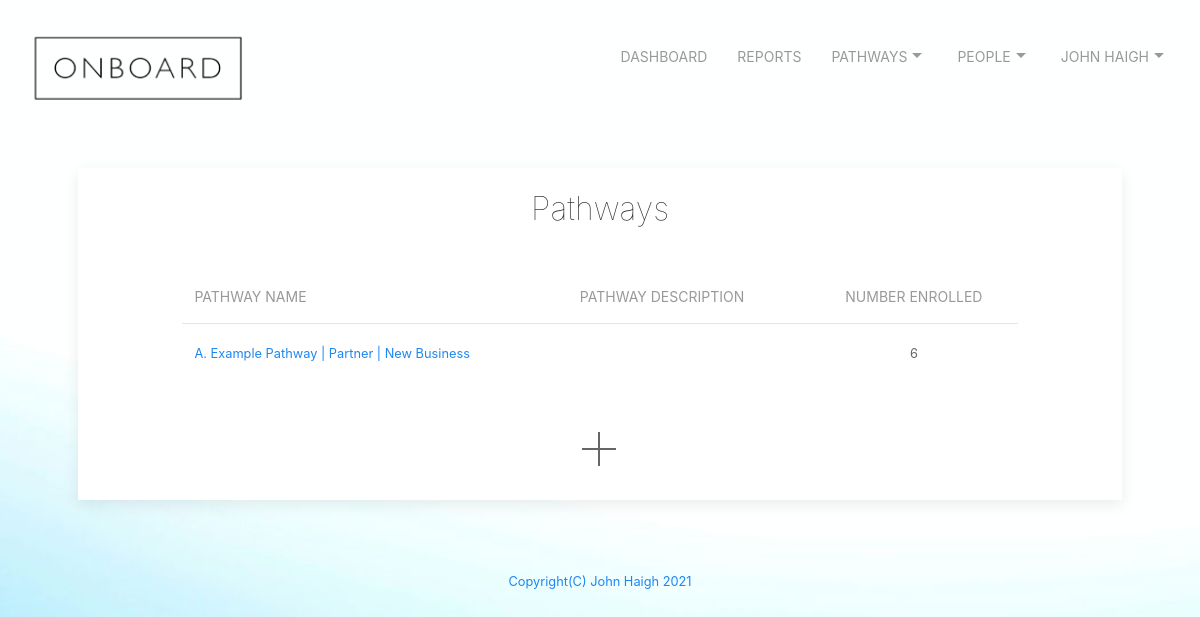
Page /pathways (signed in) on the earlier database version.
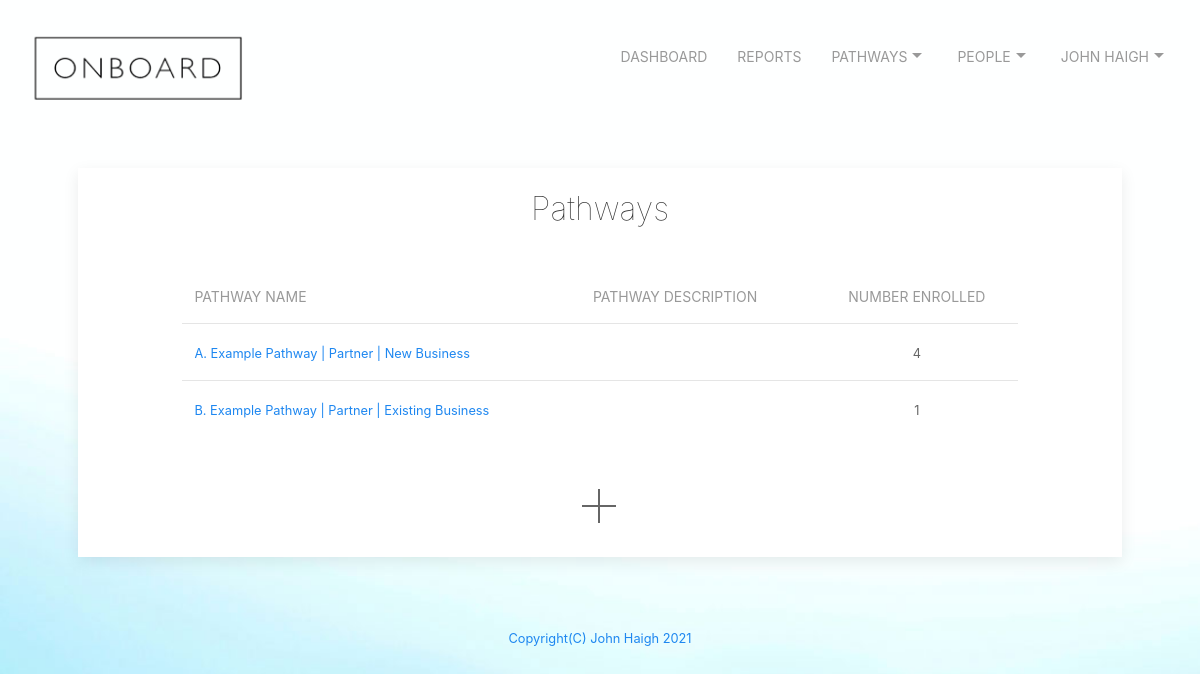
Same page on the later database version.
### tables this page shows
CREATE TABLE pathways ('id' integer PRIMARY KEY NOT NULL, 'pathwayName' text NOT NULL, 'pathwayDescription' text NOT NULL, 'share' text NOT NULL, 'email' text NOT NULL, 'companymail' text NOT NULL, 'enrolled' integer);

### app.py (the view)
@app.route("/pathways", methods=["GET", "POST"])
@login_required
def pathways():
    if request.method == "GET":
        db = SQL("sqlite:///onboard.db")
        info = db.execute("SELECT * FROM users WHERE id = ?", session["user_id"])
        username = info[0]['email']
        firstname = info[0]['firstname']
        lastname = info[0]['lastname']
        company = info[0]['company']
        email = info[0]['email']
        fullname = firstname + ' ' + lastname
        pathways = db.execute("SELECT * FROM pathways WHERE email = ? ORDER BY pathwayName", email)
        return render_template("pathways.html", firstname = firstname, company=company, FullName = fullname, pathways = pathways)

### app.py (called while the page is built)
@app.after_request
def after_request(response):
    response.headers["Cache-Control"] = "no-cache, no-store, must-revalidate"
    response.headers["Expires"] = 0
    response.headers["Pragma"] = "no-cache"
    return response

def login_required(f):
    @wraps(f)
    def decorated_function(*args, **kwargs):
        if session.get("user_id") is None:
            return redirect("/login")
        return f(*args, **kwargs)
    return decorated_function

### templates/pathways.html (shortened to what this page needs)
{% extends "layout.html" %}
{% block main %}
  <div class="uk-card uk-card-default uk-card-small">
    <div class="uk-text-center uk-card-body">
      <h2 class="uk-text uk-text-lighter">Pathways</h2>
    </div>
    <table class="uk-table uk-table-middle uk-table-divider" id="width">
      <thead>
        <tr>
          <th class="uk-table-small">Pathway Name</th>
          <th class="uk-table-expand">Pathway Description</th>
          <th class="uk-table-small" style="text-align: center; vertical-align: middle;">Number Enrolled</th>
        </tr>
      </thead>
      <tbody>
        {% for pathway in pathways %}
        <tr>
          <td><small><a href="/viewpathway?name={{pathway["pathwayName"]}}">{{ pathway["pathwayName"] }}</a></small></td>
          <td><small>{{ pathway["pathwayDescription"] }}</small></td>
          <td style="text-align: center; vertical-align: middle;"><small>{{ pathway["enrolled"] }}</small></td>
        </tr>
        {% endfor %}
      </tbody>
    </table>
    <div id="center">
      <a href="/newpathway" uk-icon="icon: plus; ratio: 2"></a>
    </div>
</div>
{% endblock %}

### templates/layout.html (shortened to what this page needs)
<!DOCTYPE html>
<html lang="en">
<head>
  <link href="https://maxcdn.bootstrapcdn.com/bootstrap/4.1.3/css/bootstrap.min.css" rel="stylesheet">
  <link href="/static/styles.css" rel="stylesheet">
  <link rel="stylesheet" href="static/css/uikit.min.css" />
</head>
<div class="uk-position-relative">
  <div class="uk-position-top">
    <nav class="uk-navbar-container uk-navbar-transparent" uk-navbar>
      <div class="uk-navbar-right" >
        <ul class="uk-navbar-nav">
          {% if session.user_id %}
          <li><a href="/dashboard">Dashboard</a></li>
          <li><a href="/report">Reports</a></li>
          <li><a href="/pathways">Pathways<span uk-icon="icon:  triangle-down"></span></a>
          </li>
          <li><a href="/people">People<span uk-icon="icon:  triangle-down"></span></a>
          </li>
          <li>
            <a href="#">{{FullName}}<span uk-icon="icon:  triangle-down"></span></a>
                {% else %}
                <li><a href="/register">Register</a></li>
                <li><a href="/login">Login</a></li>
                {% endif %}
          </li>
        </ul>
      </div>
    </nav>
  </div>
</div>
<body class="p-3 mb-2 bg-light">
  <nav class="uk-navbar-container uk-navbar-transparent">
    {% if session.user_id %}
    <a href="/dashboard"><img src="/static/images/onboard_logo.png" height="75px" width="244px" alt="Logo"></a>
    {% else %}
    <a href="/dashboard"><img src="/static/images/onboard_logo.png" height="75px" width="244px" alt="Logo"></a>
    {% endif %}
  <main class="container p-5">
    {% block main %}{% endblock %}
  </main>
<footer id="page-footer" class="uk-margin-top" uk-sticky="bottom: true">
      <div class="footer">
          <a href="mailto:johnhaigh@icloud.com"><small>Copyright(C) John Haigh 2021</small></p>
        </div>
</footer>
</body>
</html>

### static/styles.css (style rules this page uses)
#center { margin-left: auto; margin-right: auto; text-align: center; padding: 30px; }
#width { margin-left: auto; margin-right: auto; width: 80%; padding: 20px; }
body { border-color: coral; }
body { background-image: url("images/onboard_homepage_background_1400x933px.jpg"); background-repeat: repeat; background-size: cover; background-color: #464646; height: 200vh; }
.footer { text-align: center; height: 40px; width: 300px%; border-width: thin; border-color: black; }

Differences in the rows shown:
changed pathways "A. Example Pathway | Partner | New Business": enrolled "6" → "4"
added pathways: pathwayName "B. Example Pathway | Partner | Existing Business", enrolled "1"
